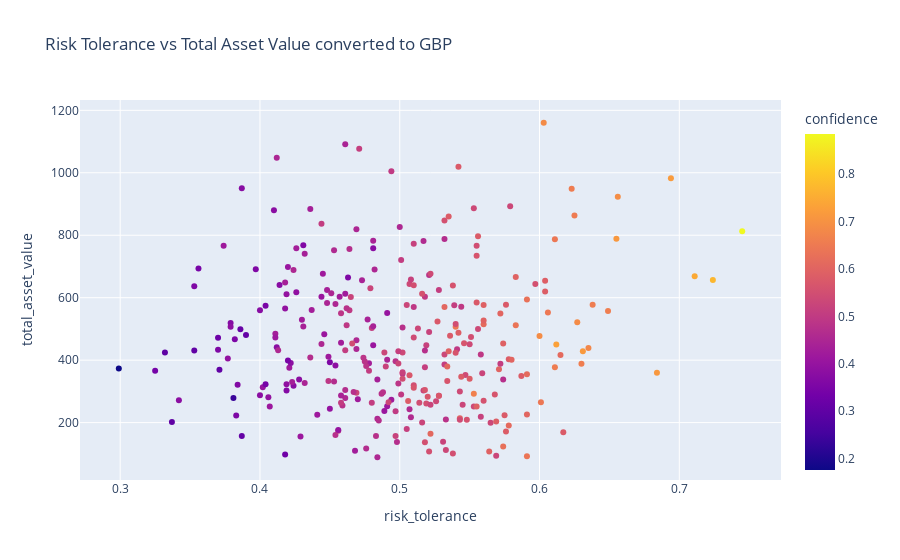

Write notebook code for a chart like this one.
### Code cell
px.scatter(eda_df, x='risk_tolerance', y='total_asset_value',
           color='confidence',
           hover_data=['impulsivity', 'composure'],
           title='Risk Tolerance vs Total Asset Value converted to GBP')

### Figure 1 — Plotly figure (JSON) as saved in the notebook; plotly's stock layout.template omitted (floating-point values rounded to 4 significant figures; data arrays with more than 128 entries replaced by an {"elided": "..."} marker saying what was removed)
{"data": [{"customdata": {"elided": "297x2 float values"}, "hovertemplate": "risk_tolerance=%{x}<br>total_asset_value=%{y}<br>impulsivity=%{customdata[0]}<br>composure=%{customdata[1]}<br>confidence=%{marker.color}<extra></extra>", "legendgroup": "", "marker": {"color": {"elided": "297 float values"}, "coloraxis": "coloraxis", "symbol": "circle"}, "mode": "markers", "name": "", "orientation": "v", "showlegend": false, "type": "scatter", "x": {"elided": "297 float values"}, "xaxis": "x", "y": {"elided": "297 float values"}, "yaxis": "y"}], "layout": {"coloraxis": {"colorbar": {"title": {"text": "confidence"}}, "colorscale": [[0, "#0d0887"], [0.1111, "#46039f"], [0.2222, "#7201a8"], [0.3333, "#9c179e"], [0.4444, "#bd3786"], [0.5556, "#d8576b"], [0.6667, "#ed7953"], [0.7778, "#fb9f3a"], [0.8889, "#fdca26"], [1, "#f0f921"]]}, "legend": {"tracegroupgap": 0}, "title": {"text": "Risk Tolerance vs Total Asset Value converted to GBP"}, "xaxis": {"anchor": "y", "domain": [0, 1], "title": {"text": "risk_tolerance"}}, "yaxis": {"anchor": "x", "domain": [0, 1], "title": {"text": "total_asset_value"}}}}
